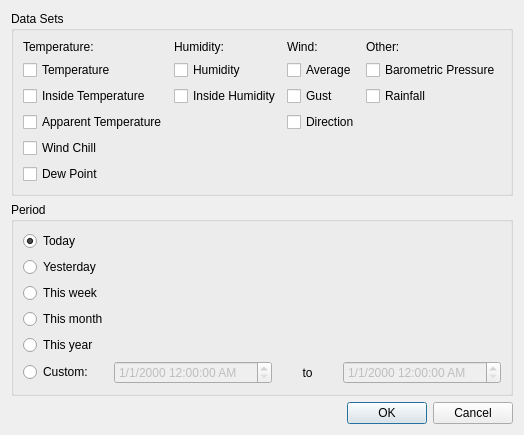
<?xml version="1.0" encoding="UTF-8"?>
<ui version="4.0">
 <class>ChartOptionsDialog</class>
 <widget class="QDialog" name="ChartOptionsDialog">
  <property name="geometry">
   <rect>
    <x>0</x>
    <y>0</y>
    <width>468</width>
    <height>382</height>
   </rect>
  </property>
  <property name="windowTitle">
   <string>New Chart...</string>
  </property>
  <property name="windowIcon">
   <iconset resource="resources.qrc">
    <normaloff>:/icons/chart-edit</normaloff>:/icons/chart-edit</iconset>
  </property>
  <layout class="QGridLayout" name="gridLayout_4">
   <item row="1" column="0" colspan="2">
    <widget class="QGroupBox" name="groupBox_3">
     <property name="title">
      <string>Period</string>
     </property>
     <layout class="QGridLayout" name="gridLayout_3">
      <item row="0" column="0">
       <widget class="QRadioButton" name="rbTToday">
        <property name="text">
         <string>Today</string>
        </property>
        <property name="checked">
         <bool>true</bool>
        </property>
       </widget>
      </item>
      <item row="4" column="0">
       <widget class="QRadioButton" name="rbTThisYear">
        <property name="text">
         <string>This year</string>
        </property>
       </widget>
      </item>
      <item row="1" column="0">
       <widget class="QRadioButton" name="rbTYesterday">
        <property name="text">
         <string>Yesterday</string>
        </property>
       </widget>
      </item>
      <item row="2" column="0">
       <widget class="QRadioButton" name="rbTThisWeek">
        <property name="text">
         <string>This week</string>
        </property>
       </widget>
      </item>
      <item row="3" column="0">
       <widget class="QRadioButton" name="rbTThisMonth">
        <property name="text">
         <string>This month</string>
        </property>
       </widget>
      </item>
      <item row="5" column="0">
       <widget class="QRadioButton" name="rbTCustom">
        <property name="text">
         <string>Custom:</string>
        </property>
       </widget>
      </item>
      <item row="5" column="1">
       <widget class="QDateTimeEdit" name="startTime">
        <property name="enabled">
         <bool>false</bool>
        </property>
        <property name="displayFormat">
         <string>d/M/yyyy h:mm:ss AP</string>
        </property>
       </widget>
      </item>
      <item row="5" column="2">
       <widget class="QLabel" name="label">
        <property name="sizePolicy">
         <sizepolicy hsizetype="Minimum" vsizetype="Preferred">
          <horstretch>0</horstretch>
          <verstretch>0</verstretch>
         </sizepolicy>
        </property>
        <property name="text">
         <string>to</string>
        </property>
        <property name="alignment">
         <set>Qt::AlignCenter</set>
        </property>
       </widget>
      </item>
      <item row="5" column="3">
       <widget class="QDateTimeEdit" name="endTime">
        <property name="enabled">
         <bool>false</bool>
        </property>
        <property name="displayFormat">
         <string>d/M/yyyy h:mm:ss AP</string>
        </property>
       </widget>
      </item>
     </layout>
    </widget>
   </item>
   <item row="2" column="0" colspan="2">
    <widget class="QDialogButtonBox" name="buttonBox">
     <property name="orientation">
      <enum>Qt::Horizontal</enum>
     </property>
     <property name="standardButtons">
      <set>QDialogButtonBox::Cancel|QDialogButtonBox::Ok</set>
     </property>
    </widget>
   </item>
   <item row="0" column="0" colspan="2">
    <widget class="QGroupBox" name="groupBox_2">
     <property name="title">
      <string>Data Sets</string>
     </property>
     <layout class="QGridLayout" name="gridLayout_2">
      <item row="4" column="0">
       <widget class="QCheckBox" name="cbWindChill">
        <property name="text">
         <string>Wind Chill</string>
        </property>
       </widget>
      </item>
      <item row="2" column="1">
       <widget class="QCheckBox" name="cbIndoorHumidity">
        <property name="enabled">
         <bool>true</bool>
        </property>
        <property name="text">
         <string>Inside Humidity</string>
        </property>
       </widget>
      </item>
      <item row="0" column="0">
       <widget class="QLabel" name="label_2">
        <property name="text">
         <string>Temperature:</string>
        </property>
       </widget>
      </item>
      <item row="3" column="0">
       <widget class="QCheckBox" name="cbApparentTemperature">
        <property name="text">
         <string>Apparent Temperature</string>
        </property>
       </widget>
      </item>
      <item row="1" column="1">
       <widget class="QCheckBox" name="cbHumidity">
        <property name="enabled">
         <bool>true</bool>
        </property>
        <property name="text">
         <string>Humidity</string>
        </property>
        <property name="checked">
         <bool>false</bool>
        </property>
       </widget>
      </item>
      <item row="2" column="3">
       <widget class="QCheckBox" name="cbRainfall">
        <property name="enabled">
         <bool>true</bool>
        </property>
        <property name="text">
         <string>Rainfall</string>
        </property>
        <property name="checked">
         <bool>false</bool>
        </property>
       </widget>
      </item>
      <item row="2" column="0">
       <widget class="QCheckBox" name="cbIndoorTemperature">
        <property name="text">
         <string>Inside Temperature</string>
        </property>
       </widget>
      </item>
      <item row="0" column="3">
       <widget class="QLabel" name="label_4">
        <property name="text">
         <string>Other:</string>
        </property>
       </widget>
      </item>
      <item row="5" column="0">
       <widget class="QCheckBox" name="cbDewPoint">
        <property name="text">
         <string>Dew Point</string>
        </property>
       </widget>
      </item>
      <item row="1" column="0">
       <widget class="QCheckBox" name="cbTemperature">
        <property name="text">
         <string>Temperature</string>
        </property>
        <property name="checked">
         <bool>false</bool>
        </property>
       </widget>
      </item>
      <item row="0" column="1">
       <widget class="QLabel" name="label_3">
        <property name="text">
         <string>Humidity:</string>
        </property>
       </widget>
      </item>
      <item row="1" column="3">
       <widget class="QCheckBox" name="cbPressure">
        <property name="enabled">
         <bool>true</bool>
        </property>
        <property name="text">
         <string>Barometric Pressure</string>
        </property>
        <property name="checked">
         <bool>false</bool>
        </property>
       </widget>
      </item>
      <item row="0" column="2">
       <widget class="QLabel" name="label_5">
        <property name="text">
         <string>Wind:</string>
        </property>
       </widget>
      </item>
      <item row="1" column="2">
       <widget class="QCheckBox" name="cbAverageWindSpeed">
        <property name="text">
         <string>Average</string>
        </property>
       </widget>
      </item>
      <item row="2" column="2">
       <widget class="QCheckBox" name="cbGustWindSpeed">
        <property name="text">
         <string>Gust</string>
        </property>
       </widget>
      </item>
      <item row="3" column="2">
       <widget class="QCheckBox" name="cbWindDirection">
        <property name="text">
         <string>Direction</string>
        </property>
       </widget>
      </item>
     </layout>
    </widget>
   </item>
  </layout>
 </widget>
 <tabstops>
  <tabstop>cbTemperature</tabstop>
  <tabstop>cbIndoorTemperature</tabstop>
  <tabstop>cbApparentTemperature</tabstop>
  <tabstop>cbWindChill</tabstop>
  <tabstop>cbDewPoint</tabstop>
  <tabstop>cbHumidity</tabstop>
  <tabstop>cbIndoorHumidity</tabstop>
  <tabstop>cbAverageWindSpeed</tabstop>
  <tabstop>cbGustWindSpeed</tabstop>
  <tabstop>cbWindDirection</tabstop>
  <tabstop>cbPressure</tabstop>
  <tabstop>cbRainfall</tabstop>
  <tabstop>rbTToday</tabstop>
  <tabstop>rbTYesterday</tabstop>
  <tabstop>rbTThisWeek</tabstop>
  <tabstop>rbTThisMonth</tabstop>
  <tabstop>rbTThisYear</tabstop>
  <tabstop>rbTCustom</tabstop>
  <tabstop>startTime</tabstop>
  <tabstop>endTime</tabstop>
  <tabstop>buttonBox</tabstop>
 </tabstops>
 <resources>
  <include location="resources.qrc"/>
 </resources>
 <connections>
  <connection>
   <sender>buttonBox</sender>
   <signal>rejected()</signal>
   <receiver>ChartOptionsDialog</receiver>
   <slot>reject()</slot>
   <hints>
    <hint type="sourcelabel">
     <x>316</x>
     <y>260</y>
    </hint>
    <hint type="destinationlabel">
     <x>286</x>
     <y>274</y>
    </hint>
   </hints>
  </connection>
 </connections>
</ui>
